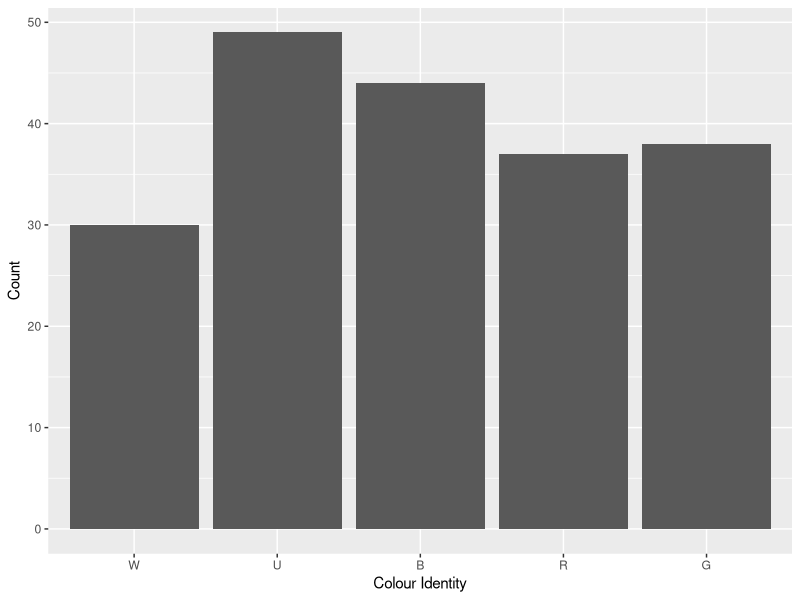
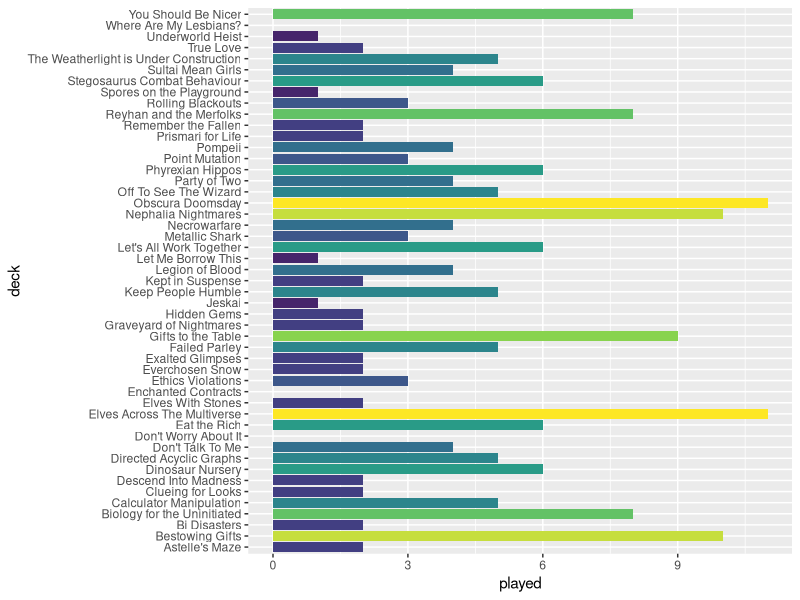
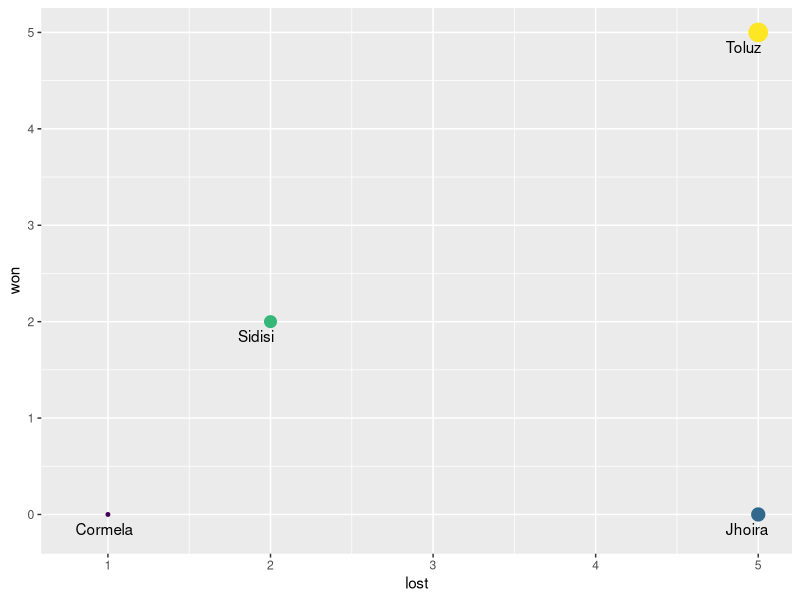
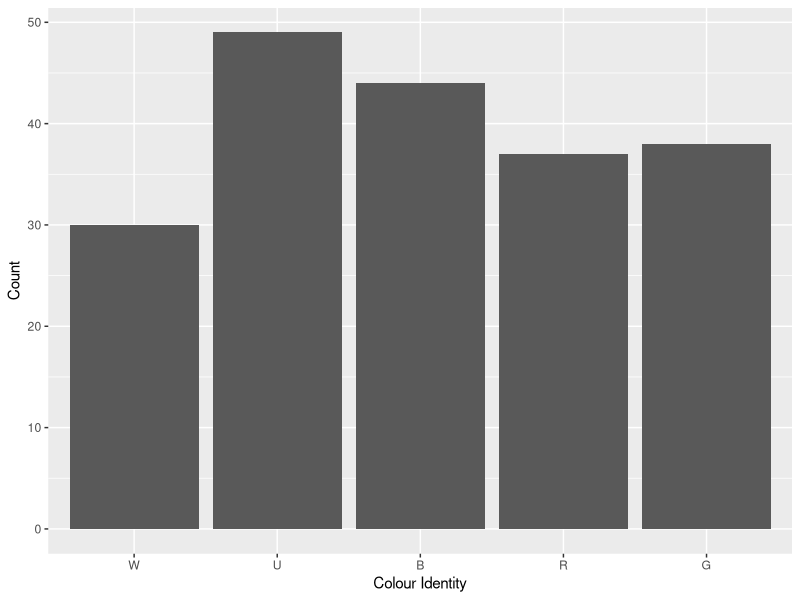
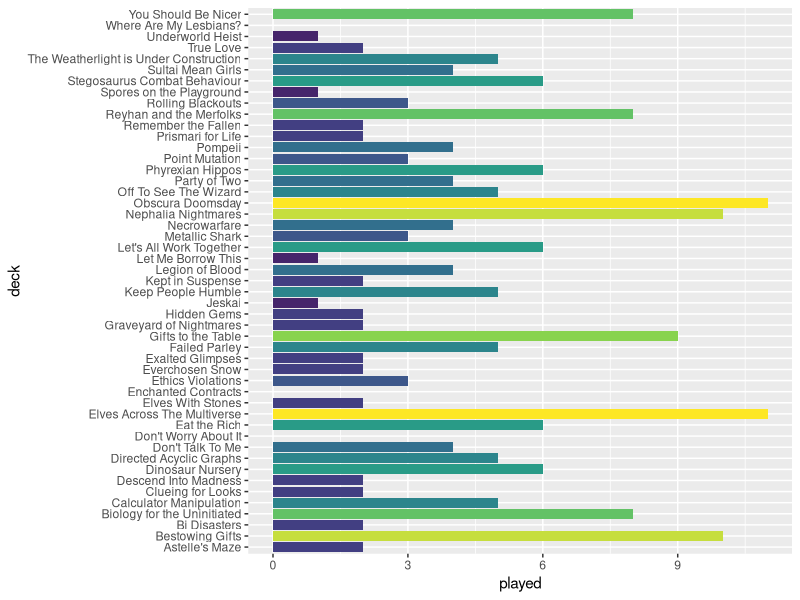

Source code (R) for these figures, in order:
library(forcats)
library(tidyverse)
library(viridis)

decks<-data.frame(structure(list(deck=character(),commander=character(),power=factor(),played=numeric(),won=numeric(),draw=numeric(),lost=numeric(),priority=factor(),W=logical(),U=logical(),B=logical(),R=logical(),G=logical(),artist=character(),plane1=character(),plane2=character())))
decks<-decks%>%#priority 7: Tournament cEDH
  add_row(deck="Obscura Doomsday",commander="Toluz",power="7",played=11,won=5,draw=1,lost=5,priority="8",W=T,U=T,B=T,R=F,G=F,artist="Donato Giancola",plane1='New Capenna',plane2=NA)%>% 
  add_row(deck="Sultai Mean Girls",commander="Sidisi",power="7",played=4,won=2,draw=0,lost=2,priority="8",W=F,U=T,B=T,R=F,G=T,artist="Karl Kopinski",plane1='Tarkir',plane2=NA)%>%
  add_row(deck="The Weatherlight is Under Construction",commander="Jhoira",power="7",played=5,won=0,draw=0,lost=5,priority="8",W=F,U=T,B=F,R=T,G=F,artist="Lisa Heidhoff",plane1='Dominaria',plane2=NA)%>%
  add_row(deck="Underworld Heist",commander="Cormela",power="7",played=1,won=0,draw=0,lost=1,priority="8",W=F,U=T,B=T,R=T,G=F,artist="Bram Sels",plane1='New Capenna',plane2=NA)%>%# priority 6: LGS high power 
  add_row(deck="Nephalia Nightmares",commander="Jeleva",power="6",played=10,won=5,draw=0,lost=5,priority="7",W=F,U=T,B=T,R=T,G=F,artist="Cynthia Sheppard",plane1='Innistrad',plane2=NA)%>% 
  add_row(deck="Remember the Fallen",commander="Rayami",power="6",played=2,won=0,draw=0,lost=2,priority="6",W=F,U=T,B=T,R=F,G=T,artist="Kieran Yanner",plane1='Zendikar',plane2=NA) %>%
  add_row(deck="Reyhan and the Merfolks",commander="Thrasios & Reyhan",power="6",played=8,won=3,draw=0,lost=5,priority="7",W=F,U=T,B=T,R=F,G=T,artist="Josu Hernaiz,Chris Rallis",plane1='Theros',plane2='Tarkir') %>%
  # priority 5: LGS low power 
  add_row(deck="Astelle's Maze",commander="Nine-Fingers Keene",power="5",played=2,won=1,draw=0,lost=1,priority="6",W=F,U=T,B=T,R=F,G=T,artist="Nils Hamm",plane1='Forgotten Realms',plane2=NA)%>%
  add_row(deck="Bi Disasters",commander="Kamber & Laurine",power="5",played=2,won=1,draw=0,lost=1,priority="6",W=F,U=F,B=T,R=T,G=F,artist="Andrey Kuzinskiy,Andrey Kuzinskiy",plane1='Innistrad',plane2='Innistrad')%>%
  add_row(deck="Clueing for Looks",commander="Katilda & Lier",power="6",played=2,won=0,draw=0,lost=0,priority="2",W=T,U=T,B=F,R=F,G=T,artist="Lie Setiawan",plane1='Innistrad',plane2=NA)%>% 
  add_row(deck="Descend Into Madness",commander="Anhelo",power="5",played=2,won=1,draw=0,lost=1,priority="6",W=F,U=T,B=T,R=T,G=F,artist="Marta Nael",plane1='New Capenna',plane2=NA) %>%
  add_row(deck="Elspeth of the Nine Realms",commander="Quintorius",power="5",played=2,won=0,draw=0,lost=2,priority="1",W=T,U=F,B=F,R=T,G=F,artist="Bryan Sola",plane1='Strixhaven',plane2=NA)%>%
  add_row(deck="Ethics Violations",commander="Volrath",power="6",played=3,won=1,draw=0,lost=2,priority="6",W=F,U=T,B=T,R=F,G=T,artist="Heonhwa Choe",plane1='Dominaria',plane2=NA)%>%
  add_row(deck="Exalted Glimpses",commander="Ayesha",power="5",played=2,won=2,draw=0,lost=2,priority="6",W=T,U=T,B=F,R=F,G=F,artist="Aurore Folny",plane1='Dominaria',plane2=NA)%>%
  add_row(deck="Everchosen Snow",commander="Najeela",power="5",played=2,won=0,draw=0,lost=2,priority="6",W=T,U=T,B=T,R=T,G=T,artist="Antonio José Manzanedo",plane1='Kylem',plane2=NA)%>%
  add_row(deck="Failed Parley",commander="Phabine",power="5",played=5,won=2,draw=0,lost=3,priority="6",W=F,U=T,B=T,R=F,G=T,artist="Ryan Pancoast",plane1='New Capenna',plane2=NA)%>%
  add_row(deck="Gifts to the Table",commander="Parnesse",power="6",played=9,won=0,draw=1,lost=8,priority="6",W=F,U=T,B=T,R=T,G=F,artist="Svetlin Velinov",plane1='New Capenna',plane2=NA)%>%
  add_row(deck="Graveyard of Nightmares",commander="Beamtown Bullies",power="5",played=2,won=0,draw=0,lost=2,priority="6",W=F,U=F,B=T,R=T,G=T,artist="Tyler Jacobson",plane1='New Capenna',plane2=NA)%>%
  add_row(deck="Keep People Humble",commander="Ivy",power="5",played=5,won=1,draw=0,lost=4,priority="6",W=F,U=T,B=F,R=F,G=T,artist="Evyn Fong",plane1='Dominaria',plane2=NA) %>% 
  add_row(deck="Let Me Borrow This",commander="Rubinia",power="5",played=1,won=0,draw=0,lost=1,priority="6",W=T,U=T,B=F,R=F,G=T,artist="Cynthia Sheppard",plane1='Unknown',plane2=NA)%>%
  add_row(deck="Let's All Work Together",commander="Sen Triplets",power="6",played=6,won=0,draw=0,lost=6,priority="6",W=T,U=T,B=T,R=F,G=F,artist="Greg Staples",plane1='Alara',plane2=NA)%>%
  add_row(deck="Off To See The Wizard",commander="Inalla",power="5",played=5,won=0,draw=0,lost=5,priority="6",W=F,U=T,B=T,R=T,G=F,artist="Yongjae Choi",plane1='Unknown',plane2=NA)%>%
  add_row(deck="Party of Two",commander="Minthara",power="5",played=4,won=1,draw=0,lost=3,priority="6",W=T,U=F,B=T,R=F,G=F,artist="Evyn Fong",plane1='Forgotten Realms',plane2=NA)%>%
  add_row(deck="Point Mutation",commander="Otrimi",power="5",played=3,won=1,draw=0,lost=2,priority="6",W=T,U=T,B=F,R=F,G=T,artist="Victor Adame Minguez",plane1='Ikoria',plane2=NA) %>%
  add_row(deck="True Love",commander="Regna & Krav",power="5",played=2,won=0,draw=0,lost=2,priority="6",W=T,U=F,B=T,R=F,G=F,artist="Randy Vargas,Randy Vargas",plane1='Kylem',plane2='Kylem')%>%  
  add_row(deck="Where Are My Lesbians?",commander="Ikra & Kydele",power="5",played=0,won=0,draw=0,lost=0,priority="6",W=F,U=T,B=T,R=F,G=T,artist="Josu Hernaiz,Bastien L. Deharme",plane1='Theros',plane2='Tarkir')%>%
  add_row(deck="You Should Be Nicer",commander="Atla",power="6",played=8,won=1,draw=0,lost=7,priority="6",W=T,U=F,B=F,R=T,G=T,artist="Ekaterina Burmak",plane1='Ixalan',plane2=NA)%>% 
  # priority 5: Oathbreaker 
  add_row(deck="Don't Worry About It",commander="Lukka",power="5",played=0,won=0,draw=0,lost=0,priority="5",W=F,U=F,B=F,R=T,G=T,artist="Chase Stone",plane1='Ikoria',plane2=NA) %>%
  # priority 5: Tiny Leaders 
  add_row(deck="Enchanted Contracts",commander="Leovold",power="5",played=0,won=0,draw=0,lost=0,priority="5",W=F,U=T,B=T,R=F,G=T,artist="Magali Villeneuve",plane1='Fiora',plane2=NA) %>%
  # priority 4: pauper 
  add_row(deck="Challenger",commander="Mr Orfeo",power="4",played=1,won=0,draw=0,lost=0,priority="1",W=F,U=F,B=T,R=T,G=T,artist="Daarken",plane1='New Capenna',plane2=NA)%>%
  # priority 3: non-tournament cEDH 
  add_row(deck="Metallic Shark",commander="Shabraz & Brallin",power="3",played=3,priority="4",W=F,U=T,B=T,R=T,G=F,artist="Paul Scott Canavanm,Paul Scott Canavan",plane1='Ikoria',plane2='Ikoria')%>%  
  add_row(deck="Pompeii",commander="Gallia",power="3",played=4,priority="4",W=F,U=F,B=F,R=T,G=T,artist="Johannes Voss",plane1='Theros',plane2=NA)%>% 
  # priority 2: Casual and Proxied 
  add_row(deck="Bestowing Gifts",commander="Kestia",power="5",played=10,won=2,draw=0,lost=8,priority="2",W=F,U=T,B=F,R=F,G=T,artist="Zezhou Chen",plane1='Theros',plane2=NA)%>%
  add_row(deck="Biology for the Uninitiated",commander="Runo",power="5",played=8,priority="2",W=F,U=T,B=T,R=F,G=F,artist="Xiaobotong",plane1='Innistrad',plane2=NA)%>%  
  add_row(deck="Calculator Manipulation",commander="Obeka",power="6",played=5,priority="2",W=F,U=T,B=T,R=T,G=F,artist="Jesper Ejsing",plane1='Unknown',plane2=NA)%>% 
  add_row(deck="Dinosaur Nursery",commander="Gavi",power="6",played=6,priority="2",W=T,U=T,B=F,R=T,G=F,artist="Randy Vargas",plane1='Ikoria',plane2=NA)%>%  
  add_row(deck="Directed Acyclic Graphs",commander="Alesha",power="5",played=5,priority="2",W=T,U=F,B=T,R=T,G=F,artist="Winona Nelson",plane1='Tarkir',plane2=NA)%>%  
  add_row(deck="Don't Talk To Me",commander="Florian",power="5",played=4,priority="2",W=F,U=F,B=T,R=T,G=F,artist="Justine Cruz",plane1='Innistrad',plane2=NA)%>% 
  add_row(deck="Eat the Rich",commander="Silvar & Trynn",power="6",played=6,won=3,draw=0,lost=3,priority="2",W=T,U=F,B=T,R=T,G=F,artist="Jesper Ejsing,Jesper Ejsing",plane1='Ikoria',plane2='Ikoria')%>%
  add_row(deck="Elves Across The Multiverse",commander="Abomination of Llanowar",power="7",played=11,won=6,draw=0,lost=5,priority="2",W=F,U=F,B=T,R=F,G=T,artist="Vincent Proce",plane1='Dominaria',plane2=NA)%>%  
  add_row(deck="Elves With Stones",commander="Akiri & Miara",power="6",played=2,won=1,draw=0,lost=1,priority="2",W=T,U=F,B=T,R=T,G=F,artist="David Gaillet,Johannes Voss",plane1='Zendikar',plane2='Lorwyn')%>%  
  add_row(deck="Hidden Gems",commander="Kadena",power="5",played=2,won=0,draw=0,lost=2,priority="2",W=F,U=T,B=T,R=F,G=T,artist="Caio Monteiro",plane1='Tarkir',plane2=NA)%>%
  add_row(deck="Kept in Suspense",commander="Illuna",power="5",played=2,won=1,draw=0,lost=1,priority="2",W=F,U=T,B=F,R=T,G=T,artist="Chris Rahn",plane1='Ikoria',plane2=NA)%>%
  add_row(deck="Jeskai",commander="Shu Yun",power="4",played=1,won=0,draw=0,lost=1,priority="2",W=T,U=T,B=F,R=T,G=F,artist="David Gaillet",plane1='Tarkir',plane2=NA)%>%
  add_row(deck="Legion of Blood",commander="Licia",power="6",played=4,won=2,draw=0,lost=2,priority="2",W=T,U=F,B=T,R=T,G=F,artist="Magali Villeneuve",plane1='Unknown',plane2=NA)%>%
  add_row(deck="Necrowarfare",commander="Gisa and Geralf",power="5",played=4,won=2,draw=0,lost=2,priority="2",W=F,U=T,B=T,R=F,G=F,artist="Karla Ortiz",plane1='Innistrad',plane2=NA)%>%
  add_row(deck="Phyrexian Hippos",commander="Perrie with Keruga",power="6",played=6,won=2,draw=0,lost=4,priority="2",W=T,U=T,B=F,R=F,G=T,artist="Joshua Raphael,Dan Scott",plane1='New Capenna',plane2=NA) %>%
  add_row(deck="Prismari for Life",commander="Galazeth Prismari",power="5",played=2,won=1,draw=0,lost=1,priority="2",W=F,U=T,B=F,R=T,G=F,artist="Iain McCaig",plane1='Strixhaven',plane2=NA)%>%
  add_row(deck="Spores on the Playground",commander="Tana & Keskit",power="5",played=1,won=0,draw=0,lost=1,priority="2",W=F,U=T,B=T,R=F,G=T,artist="Magali Villeneuve,Yongjae Choi",plane1='Unknown',plane2='New Phyrexia') %>% 
  add_row(deck="Stegosaurus Combat Behaviour",commander="Kalamax",power="2",played=6,won=2,draw=0,lost=4,priority="2",W=F,U=T,B=F,R=T,G=T,artist="Nicholas Gregory",plane1='Ikoria',plane2=NA) %>%
 #priority 1: unsleeved and unfinished
  add_row(deck="And they were Crewmates!",commander="Admiral Beckett Brass",power="5",played=0,won=0,draw=0,lost=0,priority="1",W=F,U=T,B=T,R=T,G=F,artist="Jason Rainville",plane1='Ixalan',plane2=NA)%>%
  add_row(deck="As Foretold",commander="Vega",power="5",played=0,won=0,draw=0,lost=0,priority="1",W=T,U=T,B=F,R=F,G=F,artist="DZO",plane1='Kaldheim',plane2=NA)%>%
  add_row(deck="Collector's Edition",commander="Pharika",power="5",played=0,won=0,draw=0,lost=0,priority="1",W=F,U=F,B=T,R=F,G=T,artist="Jason A. Engle",plane1='Theros',plane2=NA)%>% 
  add_row(deck="Cull The Unworthy",commander="Tasigur",power="5",played=0,won=0,draw=0,lost=0,priority="1",W=F,U=T,B=T,R=F,G=T,artist="Chris Rahn",plane1='Tarkir',plane2=NA)%>% 
  add_row(deck="Cursed Gold",commander="Lynde",power="4",played=0,won=0,draw=0,lost=0,priority="1",W=F,U=T,B=F,R=T,G=F,artist="Anna Steinbauer",plane1='Innistrad',plane2=NA)%>%    
  add_row(deck="Defending Fblthp",commander="Fblthp",power="4",played=0,won=0,draw=0,lost=0,priority="1",W=F,U=T,B=F,R=F,G=F,artist="Jesper Ejsing",plane1='Ravnica',plane2=NA)%>%
  add_row(deck="Dynaheir's Honour Guard",commander="Dynaheir with Zira",power="5",played=0,won=0,draw=0,lost=0,priority="1",W=T,U=T,B=F,R=T,G=F,artist="Caroline Gariba,Jesper Ejsing",plane1='Forgotten Realms',plane2=NA)%>%    
  add_row(deck="Gender is a Construct",commander="Alharu & Silas",power="5",played=0,won=0,draw=0,lost=0,priority="1",W=T,U=T,B=T,R=F,G=F,artist="Chris Rallis,Joseph Meehan")%>%
  add_row(deck="Giving Goats Away",commander="Zedruu",power="5",played=0,won=0,draw=0,lost=0,priority="1",W=T,U=T,B=F,R=T,G=F,artist="Mark Zug",plane1='Ikoria',plane2=NA)%>%
  add_row(deck="Iwan Iwanowitsch Goratschin",commander="Ruric Thar",power="5",played=0,won=0,draw=0,lost=0,priority="1",W=F,U=F,B=F,R=T,G=T,artist="Tyler Jacobson",plane1='Ravnica',plane2=NA)%>%
  add_row(deck="Ixhel's Creations",commander="Ixhel",power="5",played=0,won=0,draw=0,lost=0,priority="1",W=T,U=F,B=T,R=F,G=T,artist="Campbell White",plane1='New Phyrexia',plane2=NA)%>%
  add_row(deck="Jasmine Reads Adventures",commander="Jasmine",power="5",played=0,won=0,draw=0,lost=0,priority="1",W=T,U=F,B=F,R=F,G=T,artist="Bastien L. Deharme",plane1='Dominaria',plane2=NA)%>%
  add_row(deck="Knights of the Shire",commander="Mazzy",power="5",played=0,won=0,draw=0,lost=0,priority="1",W=T,U=F,B=F,R=T,G=T,artist="Justyna Dura",plane1='Forgotten Realms',plane2=NA)%>%
  add_row(deck="Creteaceous Beasts",commander="Nethroi with Kaheera",power="5",played=0,won=0,draw=0,lost=0,priority="1",W=T,U=F,B=T,R=F,G=T, artist="Slawomir Maniak,Ryan Pancoast",plane1='Ikoria',plane2=NA)%>%
  add_row(deck="Pride was a Riot",commander="Kynaios & Tiro",power="5",played=0,won=0,draw=0,lost=0,priority="1",W=T,U=T,B=F,R=T,G=T,artist="Willian Murai",plane1='Theros',plane2=NA)%>%
  add_row(deck="Release the Gremlins",commander="Wasitora",power="5",played=0,won=0,draw=0,lost=0,priority="1",W=F,U=F,B=T,R=T,G=T,artist="Cynthia Sheppard",plane1='Dominaria',plane2=NA) %>%
  add_row(deck="Rolling Blackouts",commander="Yidris",power="5",played=3,priority="2",W=F,U=T,B=T,R=T,G=T,artist="Karl Kopinski",plane1='Alara',plane2=NA) %>%
  add_row(deck="Runic Lore",commander="Gretchen",power="9",played=0,won=0,draw=0,lost=0,priority="1",W=F,U=T,B=F,R=T,G=T,artist="Mila Pesic",plane1='Forgotten Realms',plane2=NA)%>%
  add_row(deck="Guardian of the Lost",commander="Ghave",power="5",played=0,won=0,draw=0,lost=0,priority="1",W=T,U=F,B=T,R=F,G=T,artist="James Paick",plane1='Unknown',plane2=NA)%>%
  add_row(deck="Say Please",commander="Ertai",power="5",played=0,won=0,draw=0,lost=0,priority="1",W=T,U=T,B=T,R=F,G=F,artist="Sidharth Chaturvedi",plane1='Dominaria',plane2=NA)%>%
  add_row(deck="Unspeakable Horrors",commander="Kodama & Ghost of Ramirez",power="5",played=0,won=0,draw=0,lost=0,priority="1",W=F,U=T,B=F,R=F,G=T,artist="Daarken,Grzegorz Rutkowski",plane1='Kamigawa',plane2='Dominaria')%>%  
  add_row(deck="Women in STEM",commander="Sophina & Cecily",power="5",played=0,won=0,draw=0,lost=0,priority="1",W=T,U=T,B=T,R=T,G=F,artist="Bartek Fedyczak,Anastasia Balakchina",plane1='Innistrad',plane2='Innistrad')

# colour distibution
W<-decks%>%filter(W==T)%>%count()%>%pull(n)
U<-decks%>%filter(U==T)%>%count()%>%pull(n)
B<-decks%>%filter(B==T)%>%count()%>%pull(n)
R<-decks%>%filter(R==T)%>%count()%>%pull(n)
G<-decks%>%filter(G==T)%>%count()%>%pull(n)
colour<-c(W,U,B,R,G)
identity<-c("W","U","B","R","G")
colours<-cbind(colour,identity)
colours<-as.data.frame(colours)
colours<-colours%>%mutate(colour=as.numeric(colour))
col<-colours%>%ggplot(aes(x=fct_inorder(identity),colour))+
          geom_bar(stat="identity")+
          xlab("Colour Identity")+
          ylab("Count")
col 
ggsave("col.png")

#deck stats 
games<-decks%>%filter(priority!="1"&!is.na(priority))%>%ggplot(aes(played,deck,fill=played))+
        geom_bar(stat="identity")+
        scale_fill_viridis_c()+
        theme(legend.position="none")
games
ggsave(filename ="played.png",width=3000,height =2255, dpi=300,units="px",device='png')
# powerlevel
decks%>%filter(priority!="0")%>%group_by(power)%>%count()
# playable decks
decks%>%filter(priority!="1"&!is.na(priority))%>%count()
# cEDH stats 
cEDH <- decks %>% filter(priority=='8') %>% mutate(win=won/played) %>% arrange(-win)
cEDH_results <- ggplot(cEDH, aes(x=lost,y=won,label=commander)) +
                  geom_point(aes(size=played,colour=commander))+
                  geom_text(check_overlap = TRUE,hjust = 0, nudge_x = -0.2,nudge_y = -0.15)+
                  scale_colour_viridis_d()+
                  theme(legend.position = "none")
cEDH_results
buildme<-decks%>%filter(priority=="1")
buildme%>%pull(commander)
# wishlist (This is currently a little behind)

proxies<- as.data.frame(read.csv("proxies.csv",header=T))
proxies%>%dplyr::filter(str_detect(Decks,"Atla Palani"))%>%pull(Card)# example looking for cards I need to Atla 

artists<-decks%>%separate_rows(artist,sep=',')%>%group_by(artist)%>%summarise(n=n())%>%arrange(desc(n))
artists
decks%>%dplyr::filter(str_detect(artist,"Jesper Ejsing"))%>%arrange(commander)%>%pull(commander)

# filter by colour
decks%>%dplyr::filter(U==T&W==T)%>%pull(commander)

# planes 
planes1 <- decks %>% pull(plane1)
planes2 <- decks %>% pull(plane2)
planes <- append(planes1,planes2)
planes <- as.data.frame(planes)
planes %>% drop_na() %>% group_by(planes) %>% summarise(n=n()) %>% arrange(-n)
